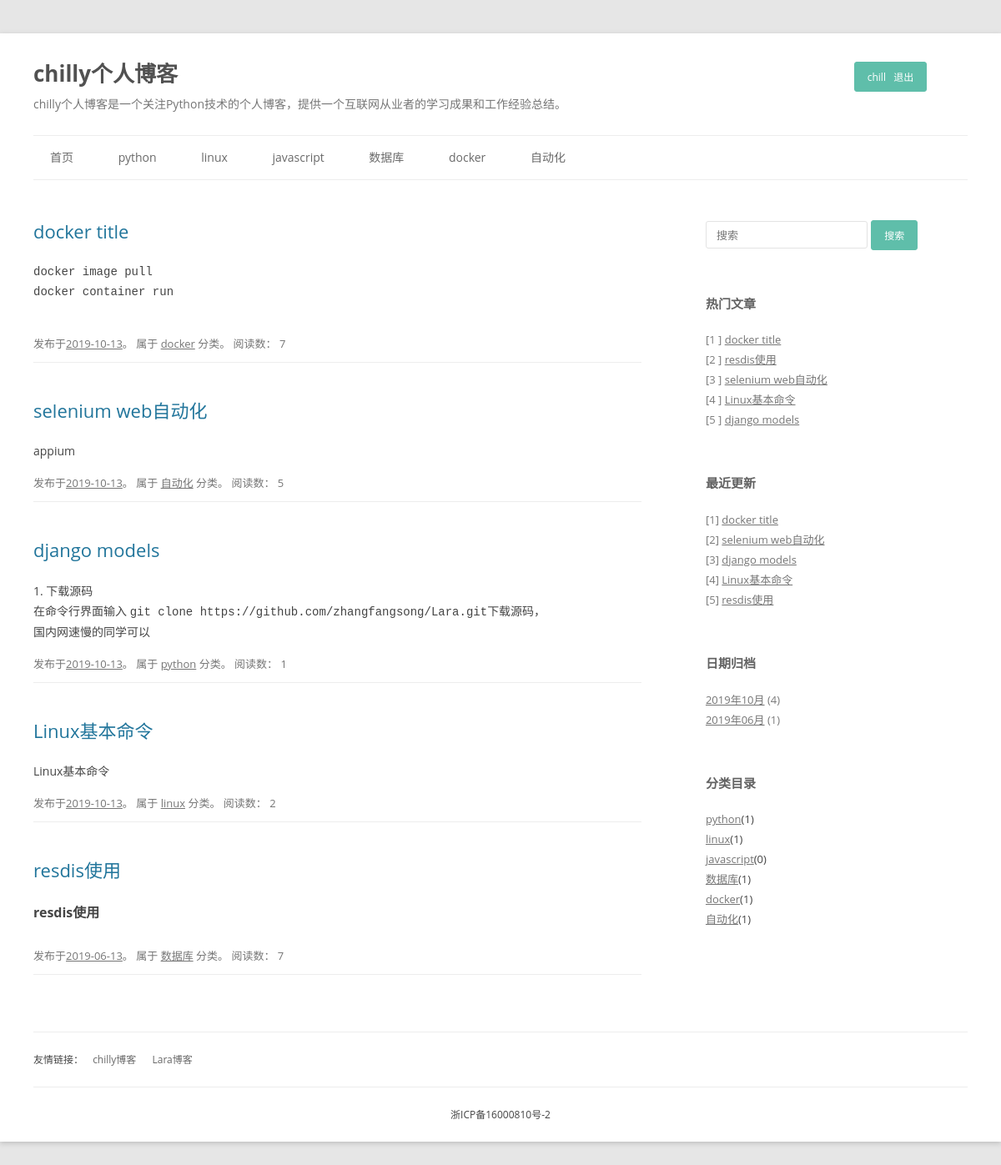
The app's page / (signed in) with its own data.
### blog/models.py (models this page shows, shortened)
class BlogType(models.Model):
    type_name = models.CharField(max_length = 32, verbose_name = '文章类型')
    class Meta:
        verbose_name = "博文类型"
        verbose_name_plural = "博文类型"
    def __str__(self):
        return self.type_name

class Blog(models.Model):
    title = models.CharField(max_length = 100, verbose_name = '文章标题')
    content = RichTextField(verbose_name = '内容')
    blog_type = models.ForeignKey(BlogType, on_delete = models.CASCADE, verbose_name = '文章类型')
    update_time = models.DateTimeField( verbose_name = '更新时间')
    read_count  = models.IntegerField(default = 0, verbose_name = '文章阅读数')
    class Meta:
        ordering = ('-update_time',)
        verbose_name = "博文"
        verbose_name_plural = "博文"

### blog/views.py (the view)
# urls.py: path('', bv.index, name = 'index'),
def index(request):
    context = {}
    blog_types = BlogType.objects.all()
    context['blog_types'] = blog_types
    context['latest_blogs'] = Blog.objects.all().order_by('-update_time')[:5]
    context['hot_blogs'] = Blog.objects.all().order_by('-read_count', '-update_time')[:5]
    date_count_dict = {}
    blog_dates = Blog.objects.dates('update_time', 'month', order='DESC')
    for blog_date in blog_dates:
        count = Blog.objects.filter(update_time__year=blog_date.year, update_time__month=blog_date.month).count()
        date_count_dict[blog_date] = count
    context['date_count_dict'] = date_count_dict
    return render(request, 'blog/index.html', context)

### blog/templates/blog/index.html (shortened to what this page needs)
{% load static %}
<!DOCTYPE html>
<html lang="zh-CN">
{% include 'blog/header.html' %}
<body class="home blog custom-background custom-font-enabled single-author">
	<div id="page" class="hfeed site">
		<header id="masthead" class="site-header" role="banner">
			{% include 'blog/title.html' %}
			{% include 'blog/nav.html' %}
		</header>
		<div id="main" class="wrapper">
			<div id="primary" class="site-content">
				<div id="content" role="main">
					{% for blog in latest_blogs %}
					<article>
						<header class="entry-header">
							<h1 class="entry-title">
								<a href="{% url 'detail' blog.id %}" title="{{blog.title}}" rel="bookmark">{{blog.title}}</a>
							</h1>
						</header>
						<div class="entry-content">{{blog.content | safe | truncatechars_html:100}}</div>
						<footer class="entry-meta">
							发布于<a href="#" title="{{ blog.update_time | date:"Y-m-d" }}" rel="bookmark"><time class="entry-date" datetime="{{ blog.update_time | date:"Y-m-d" }}">{{ blog.update_time | date:"Y-m-d" }}</time></a>。
							属于 <a href="#" title="查看 {{blog.blog_type}}中的全部文章" rel="category">{{blog.blog_type}}</a> 分类。
							阅读数： {{ blog.read_count }}
						</footer>
					</article>
					{% endfor %}
				</div>
			</div>
			{% include 'blog/aside.html' %}
		</div>
		{% include 'blog/footer.html' %}
	</div>
</body>
</html>

### blog/templates/blog/title.html
<hgroup>
			<h1 class="site-title">
				<a href="/" title="chilly个人博客" rel="home">chilly个人博客</a>
				{% if  user.is_authenticated %}
				<input type="button" class="btn-default" value="{{user.username}}   退出" title="test" onclick="location.href = '{% url 'logout'%}';">
            	{% endif %}
			</h1>
			<h2 class="site-description">chilly个人博客是一个关注Python技术的个人博客，提供一个互联网从业者的学习成果和工作经验总结。</h2>
		</hgroup>

### blog/templates/blog/nav.html (shortened to what this page needs)
<nav id="site-navigation" class="main-navigation" role="navigation">
			<ul class="nav-menu">
				<li><a href="/">首页</a></li>
				{% for type in blog_types %}
					<li>
						<a href="{% url 'type' type.id %}">{{ type.type_name }}</a>
					</li>
				{% endfor %}
            </ul>
		</nav>

### blog/templates/blog/aside.html (shortened to what this page needs)
<div id="secondary" class="widget-area" role="complementary">
            <aside id="search-2" class="widget widget_search">
				<form role="search" id="searchform" action="" method="post">
					<div>
						<input placeholder="搜索" type="text" name="keywords" id="s">
						<input type="submit" class="btn btn-default" id="searchsubmit" value="搜索">
					</div>
				</form>
			</aside>
			<aside id="recent-posts-2" class="widget widget_recent_entries">
				<h3 class="widget-title">热门文章</h3>
				<ul>
					{% for blog in hot_blogs %}
					<li><font style="color:#7a7a7a;">[{{ forloop.counter }} ]</font>&nbsp;<a href="{% url 'detail' blog.id %}" title="{{ blog.title }}">{{ blog.title }}</a></li>
					{% endfor %}
				</ul>
			</aside>
			<aside class="widget widget_recent_entries">
				<h3 class="widget-title">最近更新</h3>
				<ul>
					{% for blog in latest_blogs %}
					<li><font style="color:#7a7a7a;">[{{ forloop.counter }}]</font>&nbsp;<a href="{% url 'detail' blog.id %}" title="{{ blog.title }}">{{ blog.title }}</a></li>
					{% endfor %}
				</ul>
			</aside>
			<aside id="archives-2" class="widget widget_archive">
				<h3 class="widget-title">日期归档</h3>
				<ul>
                    {% for blog_date,count in date_count_dict.items  %}
                    <li><a href="{% url 'date' blog_date.year blog_date.month%}" title="{{ blog_date }}">{{ blog_date | date:"Y年m月"  }}</a>&nbsp;<font style="color:#7a7a7a;">({{count}})</font></li>
                    {% endfor %}
                </ul>
			</aside>
			<aside id="categories-2" class="widget widget_categories">
				<h3 class="widget-title">分类目录</h3>
				<ul>
					{% for type in blog_types %}
						<li class="cat-item cat-item-2"><a href="{% url 'type' type.id %}" title="{{ type.type_name }}">{{ type.type_name }}</a>({{type.blog_set.count}})</li>
					{% endfor %}
				</ul>
			</aside>
</div>

### blog/templates/blog/header.html (style rules this page uses)
body.custom-background { background-color: #e6e6e6; }

### records on screen
BlogType: type_name "python", blog_set.count "1"
BlogType: type_name "linux", blog_set.count "1"
BlogType: type_name "javascript", blog_set.count "0"
BlogType: type_name "数据库", blog_set.count "1"
BlogType: type_name "docker", blog_set.count "1"
BlogType: type_name "自动化", blog_set.count "1"
Blog: title "docker title", content "docker image pull docker container run", update_time "2019-10-13", blog_type "docker", read_count "7"
Blog: title "selenium web自动化", content "appium", update_time "2019-10-13", blog_type "自动化", read_count "5"
Blog: title "django models", content "1. 下载源码 在命令行界面输入 git clone https://github.com/zhangfangsong/Lara.git 下载源码， 国内网速慢的同学可以", update_time "2019-10-13", blog_type "python", read_count "1"
Blog: title "Linux基本命令", content "Linux基本命令", update_time "2019-10-13", blog_type "linux", read_count "2"
Blog: title "resdis使用", content "resdis使用", update_time "2019-06-13", blog_type "数据库", read_count "7"

### other values on screen
{{ blog_date | date:"Y年m月" }} "2019年10月" "2019年06月"
{{ count }} "4" "1"
